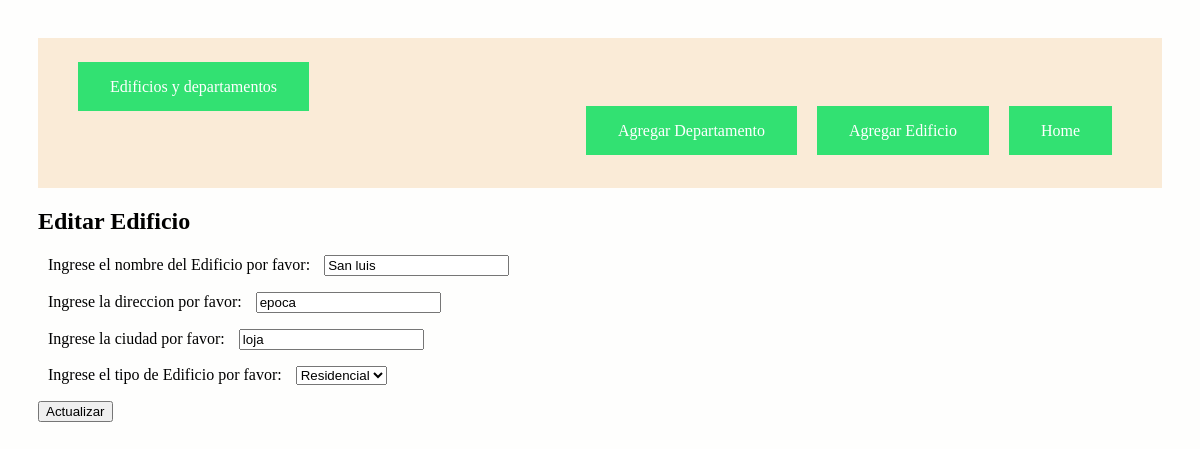
Page /editarEdificio/1 on the committed database.
### proyectoUno/models.py (models this page shows, shortened)
class Edificio(models.Model):
    class Meta:
        verbose_name_plural = "Edificios"
    opciones_tipo = (
    ('residencial','Residencial'),
    ('comercial','Comercial'),
    )
    nombre = models.CharField(max_length=600)
    direccion = models.CharField(max_length=60)
    ciudad = models.CharField(max_length=40, unique=True)
    tipo = models.CharField(max_length=30, \
            choices= opciones_tipo)

### proyectoUno/views.py (the view)
# urls.py: path('editarEdificio/<int:id>', views.editarEdificio,
def editarEdificio(request, id):
    edificio = Edificio.objects.get(pk=id)
    if request.method=='POST':
        formulario = EdificioForm(request.POST, instance=edificio)
        print(formulario.errors)
        if formulario.is_valid():
            formulario.save()
            return redirect(index)
    else:
        formulario = EdificioForm(instance=edificio)
    diccionario = {'formulario': formulario}
    return render(request, 'editarEdificio.html', diccionario)

### proyectoUno/forms.py (shortened to what this page needs)
class EdificioForm(ModelForm):
    class Meta:
        model = Edificio
        fields = ['nombre', 'direccion', 'ciudad', 'tipo']
        labels = {
            'nombre': _('Ingrese el nombre del Edificio por favor'),
            'direccion': _('Ingrese la direccion por favor'),
            'ciudad': _('Ingrese la ciudad por favor'),
            'tipo': _('Ingrese el tipo de Edificio por favor'),
        }

### proyectoUno/templates/editarEdificio.html (shortened to what this page needs)
{% extends "master.html" %}
{% block content %}
<div class="container">
  <h2>Editar Edificio</h3>
    <form action="" method="post">
      {{formulario.as_p}}
      <p><input type='submit' value='Actualizar' /></p>
    </form>
</div>
{% endblock %}

### proyectoUno/static/css/estilos.css (style rules this page uses)
body { background: #FEFEFD; padding: 30px; }
label { padding: 12px 10px; }

### rows in the picture
Edificio: nombre "San luis", direccion "epoca", ciudad "loja", tipo "Residencial"
